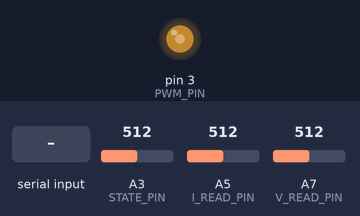
The sketch below on a simulated Arduino Nano, built with avr-gcc and run on an emulated ATmega328P. On the bench: output pins drawn as LEDs (lit = HIGH). The inputs (shaded band) are chosen by the test bench; at power-on: A3 (STATE_PIN) = 512, A5 (I_READ_PIN) = 512, A7 (V_READ_PIN) = 512. EEPROM starts erased; what the sketch prints to the serial monitor is not drawn.

Above: at 1.2 s.
1.3 s: "read" received over Serial
3.8 s: "set" received over Serial
Timing chart, 0 to 6.8 s (numbered marks = the images above; inputs shaded):
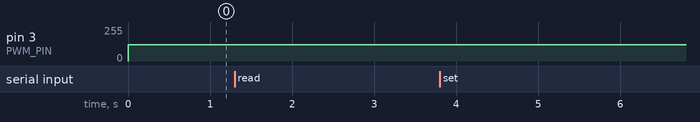

Measured:
- after the input at 1.3 s, every drawn part: stays the same
- after the input at 3.8 s, every drawn part: stays the same

The sketch:

aardvark_code.ino
```cpp
/*
 * AARDVARK - A program for controlling a voltage regulator circuit.
 * Made for JEDL Project 1
 */

#include <EEPROM.h>

/**
 * location to store voltage state info in
 */
const int STATE_ADDR = 34;

/**
 * pin definitions
 */
const int PWM_PIN    = 3;
const int V_READ_PIN = A7;
const int I_READ_PIN = A5;
const int STATE_PIN  = A3;

/**
 * voltage range definitions
 */
const float V_MAX = 12.0;
const float V_MIN = 8.0;

/**
 * resistance values
 */
const int  R_VOUT_UPPER = 5050; // 4560;
const int  R_VOUT_LOWER = 3260; // 3243;
const int  R_SC         = 940; // in milli-ohms
const long R_IOUT_UPPER = 560000L;
const long R_IOUT_LOWER = 326000L;

/**
 * calibrating the arduino (it outputs different voltages when plugged into the computer or not)
 */

float ARDUINO_OUT;
int   calibration_count = 0;

/**
 * PWM range definitions
 */
int PWM_MAX;
int PWM_MIN;

/**
 * variables for keeping track of actual voltages, for averaging
 */
const int READ_COUNT = 20;
int       v_reads[READ_COUNT];
int       i_reads[READ_COUNT];
int       v_sum;
int       i_sum;
int       read_loc = 1;

/**
 * variables for keeping track of the intended voltage output
 */
float desired;
float pwm_out;

void calibrate() {
  /**
   * calibrate arduino outputs based on voltage from 3.3V pin
   */
  int reference = analogRead(STATE_PIN);
  ARDUINO_OUT = (3.3 * 1023) / reference;
  PWM_MAX = (V_MAX * R_VOUT_LOWER * 255) / ((R_VOUT_UPPER + R_VOUT_LOWER) * ARDUINO_OUT);
  PWM_MIN = (V_MIN * R_VOUT_LOWER * 255) / ((R_VOUT_UPPER + R_VOUT_LOWER) * ARDUINO_OUT);
  calibration_count = 0;
}

void setup() {
  /**
   * setup serial connection and pwm output
   */
  Serial.begin(9600); // starts the serial (over USB) connection
  pinMode(PWM_PIN, OUTPUT);

  // calibrate arduino based on 3.3V pin
  calibrate();

  // read saved voltage state from EEPROM and set initial voltage
  float desired = static_cast<float>(EEPROM.read(STATE_ADDR))/2;
  if(8 <= desired && desired <= 12) setDesired(desired);
  else                              setDesired(8.0);

  // setup voltage/current averaging tables
  for(int i = 1; i < READ_COUNT; i++){
    v_reads[i] = 0;
    i_reads[i] = 0;
  }
  v_reads[0] = analogRead(V_READ_PIN);
  i_reads[0] = analogRead(I_READ_PIN);
  v_sum = v_reads[0];
  i_sum = i_reads[0];
}

void setDesired(float voltage){
  /*
   * Sets the voltage on the regulator. Must be in the range 8-12 volts.
   */

  desired = voltage;
  pwm_out = PWM_MIN + ((correctDesiredVoltage(desired) - V_MIN) * (PWM_MAX - PWM_MIN)) / (V_MAX - V_MIN);
  EEPROM.update(STATE_ADDR, static_cast<byte>(desired*2));

}

float getCurrent(){
  /*
   * Gets the current drawn by the active load, in mA.
   */

  float measured = (ARDUINO_OUT * i_sum) / (1023 * READ_COUNT);
  float ref_voltage = (measured * (R_IOUT_UPPER + R_IOUT_LOWER)) / R_IOUT_LOWER;
  float actual_voltage = getActualVoltage();
  float total_current = 1000000 * (ref_voltage - actual_voltage) / R_SC;
  return total_current - (1000 * actual_voltage / (R_VOUT_UPPER + R_VOUT_LOWER));

}

float correctCurrent(float measuredCurrent, float actualVoltage){
  /*
   * Adjusts the measured current according to a predetermined polynomial fit.
   *
   */

   float A = -4.6823;
   float B = 81.228;
   float C = -367;

   return measuredCurrent+((A*desired*desired)+(B*desired)+C);
}

float correctVoltage(float measuredVoltage){
  /*
   * Adjusts the measured voltage according to a constant increase/decrease.
   */

   float constant = -0.07;
   return measuredVoltage+constant;
}

float correctDesiredVoltage(float desiredVoltage){
  /*
   * Adjusts the desired voltage by a constant amount
   */

   float constant = 0.13;
   return desiredVoltage+constant;
}

float getActualVoltage(){
  /*
   * Gets the voltage that is actually across the active load.
   */

  float measured = (ARDUINO_OUT * v_sum) / (1023 * READ_COUNT);
  return (measured * (R_VOUT_UPPER + R_VOUT_LOWER)) / R_VOUT_LOWER;

}

void printStatus(){

  String msg = "DESIRED: "+ String(desired)+ "V ACTUAL: "+ String(correctVoltage(getActualVoltage()))+ "V DRAW: "+ String(getCurrent())+ "mA CORRECTED DRAW: "+ String(correctCurrent(getCurrent(), correctVoltage(getActualVoltage())));
  Serial.println(msg);

}

String readStr;

void loop() {

  // set pwm duty cycle
  analogWrite(PWM_PIN, pwm_out);

  // read voltage and current
  v_sum -= v_reads[read_loc];
  v_reads[read_loc] = analogRead(V_READ_PIN);
  v_sum += v_reads[read_loc];
  i_sum -= i_reads[read_loc];
  i_reads[read_loc] = analogRead(I_READ_PIN);
  i_sum += i_reads[read_loc];
  read_loc = (read_loc+1)%READ_COUNT;

  // check if enough time has elapsed to calibrate
  calibration_count++;
  if(!(calibration_count%2000)) calibrate();

  // check serial bus for command
  if(Serial.available()){
    //printStatus();
    readStr = Serial.readString();
    while(readStr.length() > 0){
      if(readStr.startsWith("read")){
        printStatus();
        readStr.remove(0, 4);
      }
      else if(readStr.startsWith("set")){
        readStr.remove(0, 3);
        readStr.trim();
        float v_set = readStr.toFloat();
        if(v_set >= 8 && v_set <= 12){
          v_set = static_cast<float>(static_cast<int>(v_set*2))/2;
          setDesired(v_set);
        }
        else{
          Serial.println("Desired voltage must be between 8 and 12 volts.");
        }
        printStatus();
      }
      else{
        readStr.remove(0, 1);
      }
    }
  }
}
```
